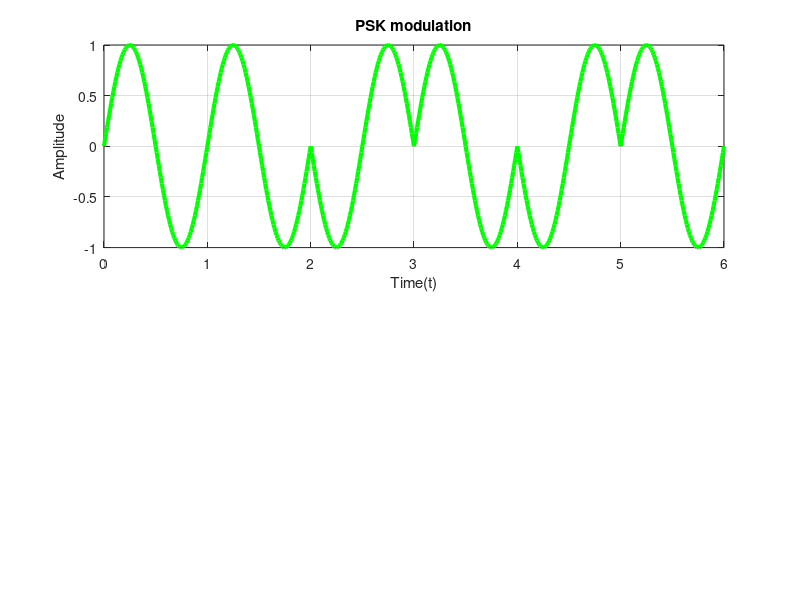

Write the MATLAB code that produced this figure.
clear all;
close all;
f=1;
fs=100;
t=0:1/fs:1;
bit=[ 1 1 0 1 0 1];
time=[];
psk_signal=[];
for i=1:1: length(bit)
    psk_signal=[psk_signal (bit(i)==0)*-sin(2*pi*f*t)+ (bit(i)==1)*sin(2*pi*f*t)];
time=[time t];
t=t +1;
end
subplot(2,1,1)
plot(time,psk_signal,'g','linewidth',3);
axis([ 0 time(end) -1 1]);
xlabel('Time(t)');
title('PSK modulation')
ylabel('Amplitude');
 grid on;